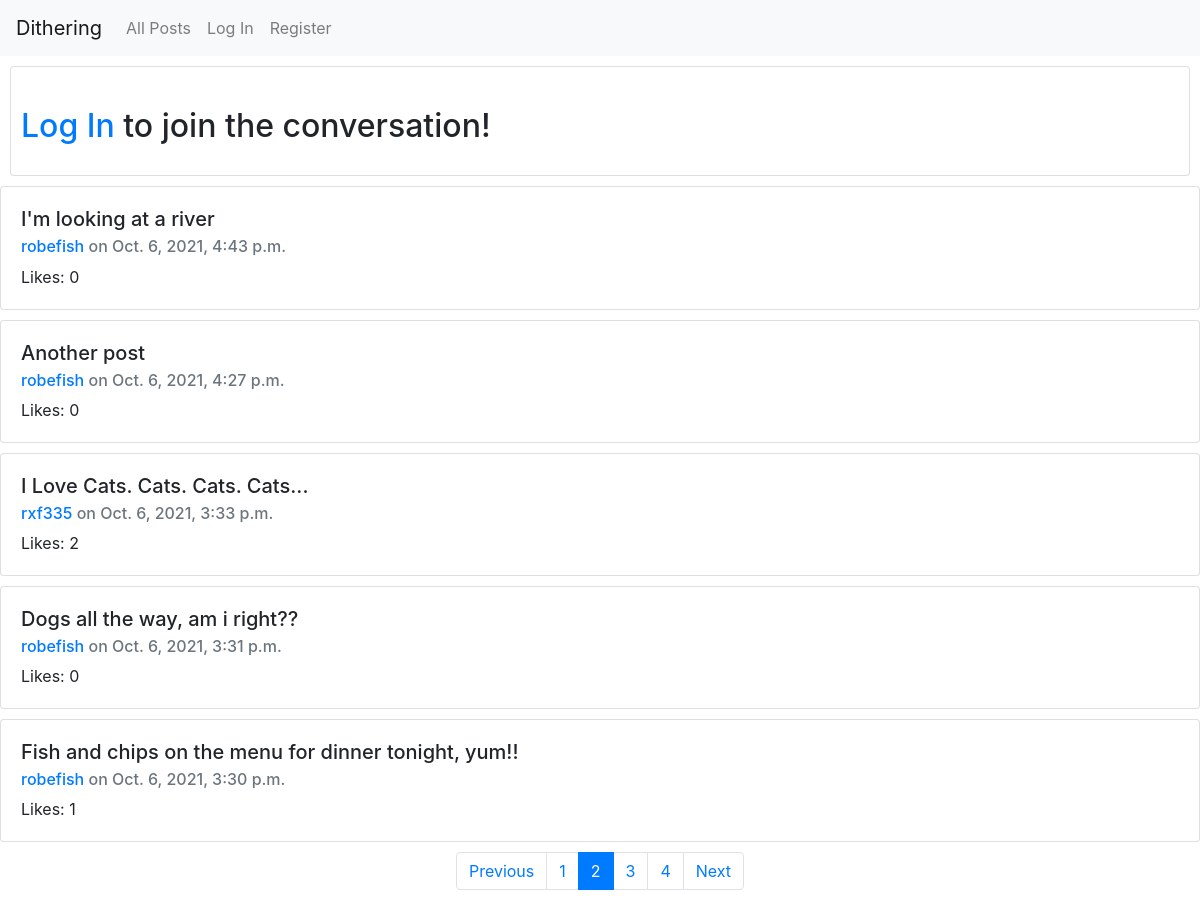
Screenshot of /?page=2 with the database file from the repository.
### network/models.py (models this page shows, shortened)
class Posts (models.Model):
    user = models.ForeignKey(User, on_delete=models.CASCADE, related_name="user")
    post = models.CharField(max_length=1000, blank = False, null = False)
    datetime = models.DateTimeField(default=timezone.now)
    likes = models.ManyToManyField(User, related_name="likes", blank = True, null = True)
    likecount = models.CharField(default=0, max_length=1000, blank = False, null = False)
    class Meta:
        ordering = ['datetime']

class User(AbstractUser):
    pass

### network/views.py (the view)
# urls.py: path("", views.all_posts, name="index"),
def all_posts(request):
    allposts = Posts.objects.filter().order_by('datetime').reverse()
    posts = getpagination (request, allposts)[0]
    pagination = getpagination (request, allposts)[1]
    return render(request, "network/index.html", {
        "PostForm" : PostForm,
        "posts" : posts,
        "pagination" : pagination,
    })

### network/views.py (called while the page is built)
def getpagination (request, data):
    resultsperpage = 5
    pagination = []
    for i in Paginator(data,resultsperpage).page_range:
        pagination.append(i)
        try:
            page_number = request.GET.get('page')
            posts = Paginator(data, resultsperpage).page(page_number)
        except:
            posts = Paginator(data, resultsperpage).page(1)
    return [posts, pagination]

### network/templates/network/index.html (shortened to what this page needs)
{% extends "network/layout.html" %}
{% block body %}
{% if user.is_authenticated %}
<h2 style="margin-left:10px; margin-top:10px">Create your post:</h2>
  <div class="card" style="margin:10px">
    <div class="card-body">
        <form action="{% url 'create_post' %}" method="post">
            {% csrf_token %}
            {{PostForm}}
            <input type="submit" id="id_EntryButton" class="btn btn-primary" value="Post" style="display:block; clear:both;">
            </form>
    {% else %}
    <div class="card" style="margin:10px">
        <div class="card-body"></div>
            <h2 style="margin-left:10px; margin-bottom:30px;"><a href="{% url 'login' %}">Log In</a> to join the conversation! </h2>
        </div>
    </div>
 {% endif %}
 <div class="flex-container">
    {% for post in posts %}
    <div class="card" style="margin-top:10px; margin-bottom:10px">
        <div class="card-body">
          <h5 class="card-title" data-postbody="{{post.id}}" id="postbody-{{post.id}}">{{post.post }}</h5>
          <h6 class="card-subtitle mb-2 text-muted"><a href="{% url 'profile' post.user %}">{{post.user}}</a> on <span id="postdate-{{post.id}}">{{post.datetime}}</span></h6>
          <p class="card-text">Likes: <span id="likecount-{{post.id}}">{{post.likecount}}<span></p>
        </div>
      </div>
      {% empty %}
      <div class="card-body">
        <blockquote class="blockquote mb-0">
          <p>There are no posts. Be the first :)</p>
         </blockquote>
      </div>
      {% endfor %}
    </div>
 {% if posts.paginator.num_pages > 1 %}
     <nav aria-label="Posts pagination">
        <ul class="pagination justify-content-center">
            {% if posts.has_previous %}
                <li class="page-item">
                    <a class="page-link" href="?page={{posts.previous_page_number}}" tabindex="-1" aria-disabled="true">Previous</a>
                </li>
            {% else %}
                <li class="page-item disabled">
                    <a class="page-link" href="" tabindex="-1" aria-disabled="true">Previous</a>
                </li>
            {% endif %}
          {% for page in pagination %}
            {% if posts.number == page %}
                <li class="page-item active">
                    <a class="page-link" href="#">{{page}} <span class="sr-only">(current)</span></a>
                  </li>
                {% else %}
                <li class="page-item"><a class="page-link" href="?page={{page}}">{{page}}</a></li>
            {% endif %}
          {% endfor %}
          {% if posts.has_next %}
                <li class="page-item">
                    <a class="page-link" href="?page={{posts.next_page_number}}" tabindex="-1" aria-disabled="true">Next</a>
                </li>
            {% else %}
                <li class="page-item disabled">
                    <a class="page-link" href="" tabindex="-1" aria-disabled="true">Next</a>
                </li>
            {% endif %}
        </ul>
      </nav>
 {% endif %}
{% endblock %}

### rows the page displays
Posts: post "I'm looking at a river", user "robefish", datetime "Oct. 6, 2021, 4:43 p.m.", likecount "0"
Posts: post "Another post", user "robefish", datetime "Oct. 6, 2021, 4:27 p.m.", likecount "0"
Posts: post "I Love Cats. Cats. Cats. Cats...", user "rxf335", datetime "Oct. 6, 2021, 3:33 p.m.", likecount "2"
Posts: post "Dogs all the way, am i right??", user "robefish", datetime "Oct. 6, 2021, 3:31 p.m.", likecount "0"
Posts: post "Fish and chips on the menu for dinner tonight, yum!!", user "robefish", datetime "Oct. 6, 2021, 3:30 p.m.", likecount "1"

### other values shown
{{ page }} "1" "3" "4"
{{ page }} "2"
